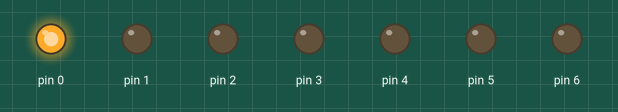
This sketch was run on a simulated Arduino Uno, built with avr-gcc and run on an emulated ATmega328P. On the bench: output pins drawn as LEDs (lit = HIGH).

Above: at 0.1 s.
At 4.1 s:
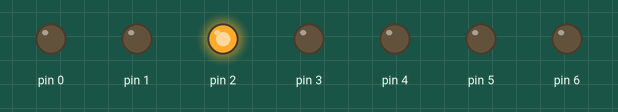
At 10.1 s:
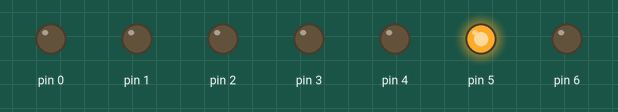
At 20.1 s:
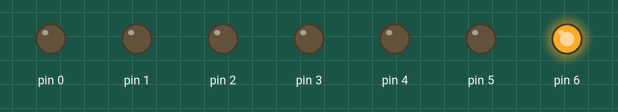
At 29.1 s:
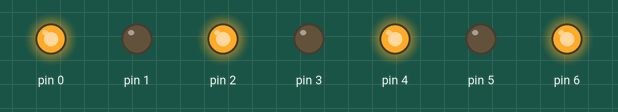
At 39.1 s:
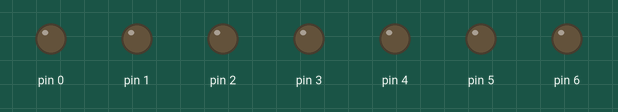
Timing chart, 0 to 40.0 s (numbered marks = the images above):
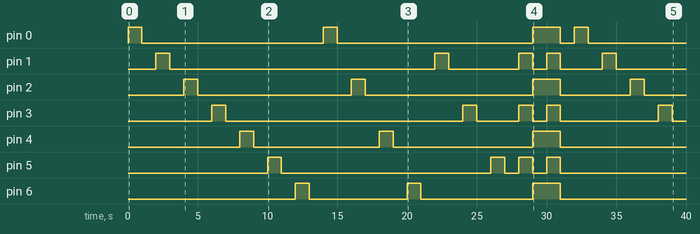

The sketch:

homework1.ino
```cpp
void setup() {
  // put your setup code here, to run once:
  for(int i = 0;i <= 6;i++){
    pinMode(i,  OUTPUT);
  }
}


void onwd(int i) {
  digitalWrite(i,  HIGH);
}

void on(int i) {
  digitalWrite(i,  HIGH);
  delay(1000);
}

void off(int i) {
  digitalWrite(i,  LOW);
  delay(1000);
}

void offwd(int i) {
  digitalWrite(i,  LOW);
}

void light(int i) {
  on(i);
  off(i);
}

void loop() {
  // put your main code here, to run repeatedly:
  for(int i = 0;i <= 6;i++)light(i);
  for(int i = 0;i <= 6;i+=2)light(i);
  for(int i = 1;i <= 6;i+=2)light(i);

  for(int i = 1;i <= 6;i+=2)onwd(i);
  delay(1000);
  for(int i = 1;i <= 6;i+=2)offwd(i);

  for(int i = 0;i <= 6;i+=2)onwd(i);
  delay(1000);
  for(int i = 0;i <= 6;i+=2)offwd(i);

  for(int i = 0;i <= 6;i++)onwd(i);
  delay(1000);
  for(int i = 0;i <= 6;i++)offwd(i);
  delay(1000);
}
```

Measured:
- by itself, pin 0: LOW → HIGH at 0.00 s, → LOW 1.0 s later, → HIGH 13.0 s later, → LOW 1.0 s later, … (8 changes in this stretch)
- by itself, pin 1: LOW → HIGH at 2.0 s, → LOW 1.0 s later, → HIGH 19.0 s later, → LOW 1.0 s later, … (10 changes in this stretch)
- by itself, pin 2: LOW → HIGH at 4.0 s, → LOW 1.0 s later, → HIGH 11.0 s later, → LOW 1.0 s later, … (8 changes in this stretch)
- by itself, pin 3: LOW → HIGH at 6.0 s, → LOW 1.0 s later, → HIGH 17.0 s later, → LOW 1.0 s later, … (10 changes in this stretch)
- by itself, pin 4: goes HIGH 1.0 s, LOW 9.0 s, HIGH 1.0 s, LOW 10.0 s, HIGH 2.0 s, then LOW
- by itself, pin 5: LOW → HIGH at 10.0 s, → LOW 1.0 s later, → HIGH 15.0 s later, → LOW 1.0 s later, … (8 changes in this stretch)
- by itself, pin 6: goes HIGH 1.0 s, LOW 7.0 s, HIGH 1.0 s, LOW 8.0 s, HIGH 2.0 s, then LOW
